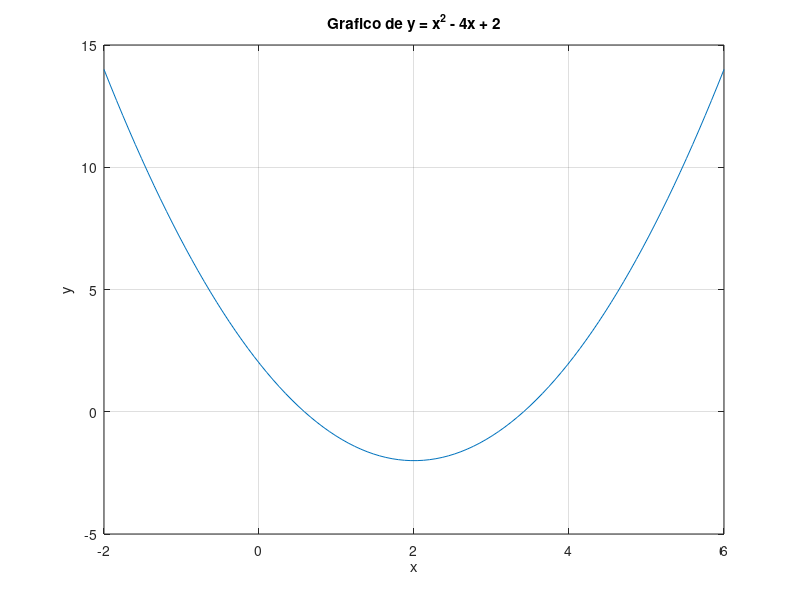

Source code (MATLAB):
% Cria 100 valores entre -2 e 6
x = linspace(-2, 6, 100);

% Calcula y para cada valor de x
y = x.^2 - 4*x + 2;

% Gera o gráfico
plot(x, y);

% Exibe as linhas de grade
grid on;

% Nomeia os eixos e o título do gráfico
xlabel("x");
ylabel("y");
title("Grafico de y = x^2 - 4x + 2");
